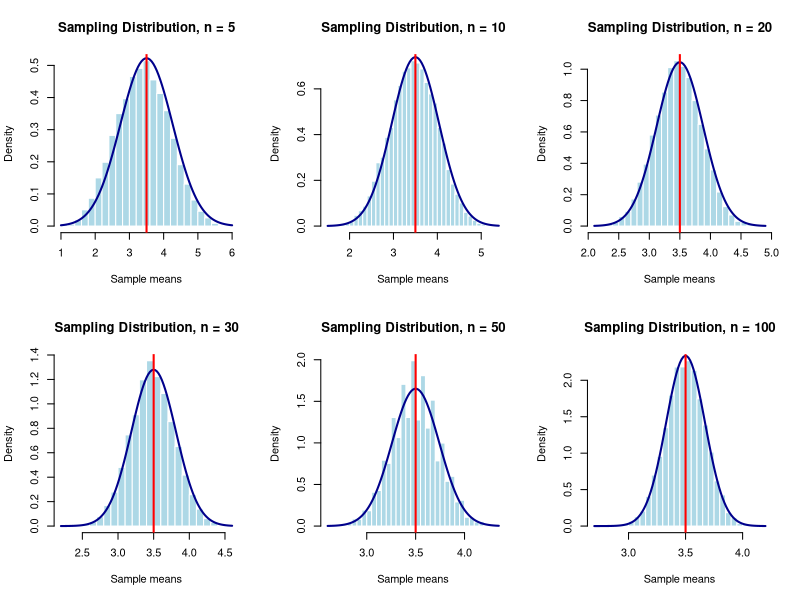
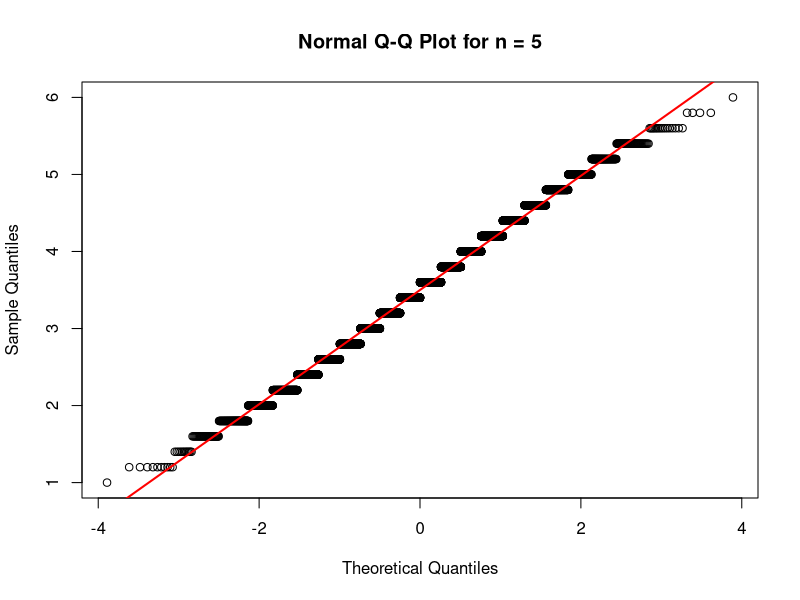

The R source for these figures, in order:
## ---- chunk 1
sample_sizes <- c(5, 10, 20, 30, 50, 100)

B <- 10000
## ---- chunk 2
student_id <- 6424

set.seed(student_id)
## ---- chunk 3
simulate_die_means <- function(n, B = 10000) {
  
  replicate(
    B,
    mean(
      sample(
        1:6,
        size = n,
        replace = TRUE
      )
    )
  )
}
## ---- chunk 4
test_sample_means_n5 <- simulate_die_means(
  n = 5,
  B = B
)

head(test_sample_means_n5)

length(test_sample_means_n5)
## ---- chunk 5
all_sample_means <- lapply(
  sample_sizes,
  function(n) {
    simulate_die_means(
      n = n,
      B = B
    )
  }
)

names(all_sample_means) <- paste0("n_", sample_sizes)

sample_means_n5 <- all_sample_means[["n_5"]]
## ---- chunk 6
sapply(all_sample_means, length)
## ---- chunk 7
die_mean <- 3.5
die_sd <- sqrt(35 / 12)

old_par <- par(mfrow = c(2, 3))

for (n in sample_sizes) {
  
  x <- all_sample_means[[paste0("n_", n)]]
  
  hist(
    x,
    breaks = 30,
    probability = TRUE,
    main = paste("Sampling Distribution, n =", n),
    xlab = "Sample means",
    col = "lightblue",
    border = "white"
  )
  
  curve(
    dnorm(
      x,
      mean = die_mean,
      sd = die_sd / sqrt(n)
    ),
    add = TRUE,
    col = "darkblue",
    lwd = 2
  )
  
  abline(
    v = die_mean,
    col = "red",
    lwd = 2
  )
}

par(old_par)
## ---- chunk 8
qqnorm(
  sample_means_n5,
  main = "Normal Q-Q Plot for n = 5"
)

qqline(
  sample_means_n5,
  col = "red",
  lwd = 2
)
## ---- chunk 9
simulated_mean_n5 <- mean(sample_means_n5)

simulated_se_n5 <- sd(sample_means_n5)

theoretical_mean_n5 <- die_mean

theoretical_se_n5 <- die_sd / sqrt(5)

numerical_evidence_n5 <- data.frame(
  sample_size = 5,
  theoretical_mean = theoretical_mean_n5,
  simulated_mean = simulated_mean_n5,
  simulated_standard_error = simulated_se_n5,
  theoretical_standard_error = theoretical_se_n5
)

numerical_evidence_n5
## ---- chunk 10
skewness_n5 <- mean(
  (sample_means_n5 - mean(sample_means_n5))^3
) / sd(sample_means_n5)^3

excess_kurtosis_n5 <- mean(
  (sample_means_n5 - mean(sample_means_n5))^4
) / sd(sample_means_n5)^4 - 3

data.frame(
  sample_size = 5,
  skewness = skewness_n5,
  excess_kurtosis = excess_kurtosis_n5
)
## ---- chunk 11
summary_table <- do.call(
  rbind,
  lapply(sample_sizes, function(n) {
    
    x <- all_sample_means[[paste0("n_", n)]]
    
    data.frame(
      sample_size = n,
      theoretical_mean = die_mean,
      simulated_mean = mean(x),
      simulated_standard_error = sd(x),
      theoretical_standard_error = die_sd / sqrt(n),
      skewness = mean(
        (x - mean(x))^3
      ) / sd(x)^3,
      excess_kurtosis = mean(
        (x - mean(x))^4
      ) / sd(x)^4 - 3
    )
  })
)

summary_table
